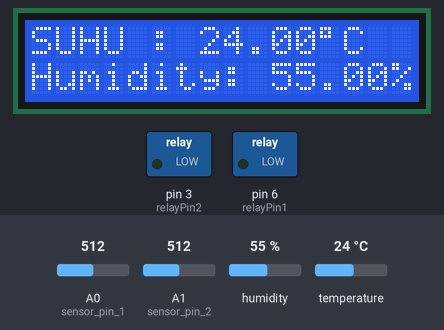
Recording of a program running on a simulated Arduino Uno, built with avr-gcc and run on an emulated ATmega328P. On the bench: 16×2 character LCD, switched loads named in the program (green lamp = pin HIGH). Inputs (shaded band) come from the test bench; at power-on: A0 (sensor_pin_1) = 512, A1 (sensor_pin_2) = 512, humidity 55 %, temperature 24 °C.

Above: at 2.6 s.
2.7 s: A0 (sensor_pin_1) set to 612
At 4.5 s:
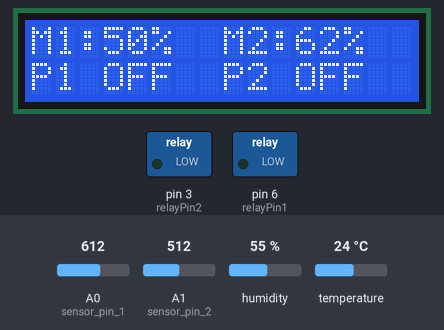
11.5 s: A0 (sensor_pin_1) set to 638
At 12.9 s:
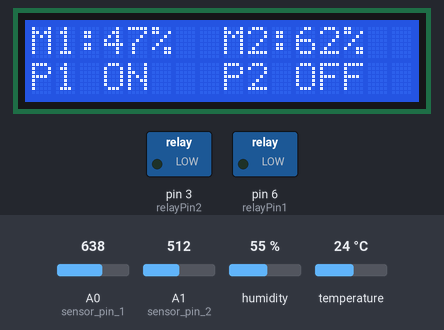
19.5 s: A1 (sensor_pin_2) set to 601
At 21.2 s:
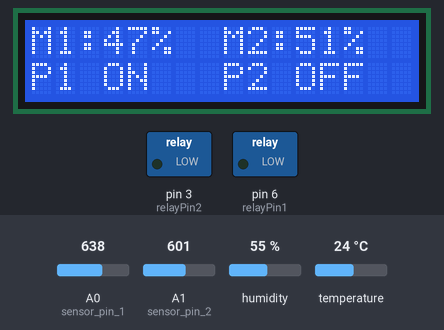
21.5 s: A1 (sensor_pin_2) set to 626
At 24.4 s:
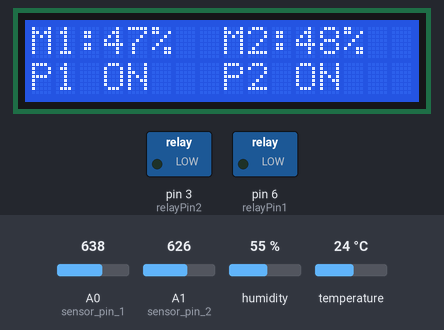
31.4 s: A0 (sensor_pin_1) set to 474
At 32.9 s:
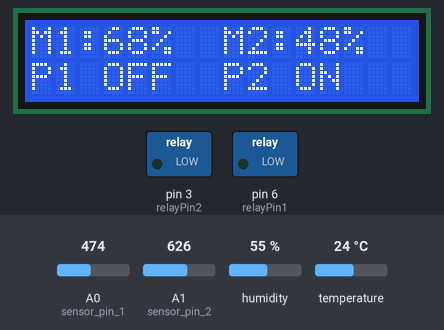
41.3 s: A0 (sensor_pin_1) set to 440
At 42.7 s:
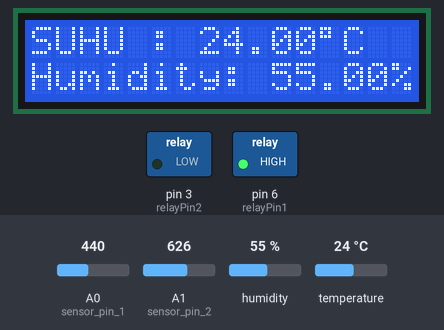
Timing chart, 0 to 44.3 s (numbered marks = the images above; inputs shaded):
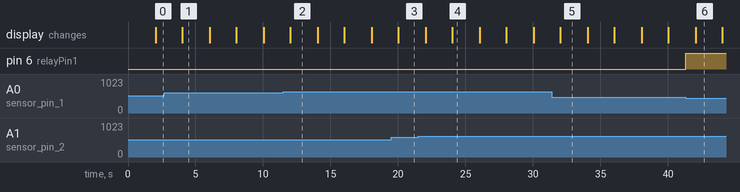

The program:

main.cpp
```cpp
#include <Arduino.h>
#include <Adafruit_Sensor.h>
#include <DHT.h>
#include <LCD_I2C.h>

#define DHTTYPE DHT11
#define DHTPIN 5
DHT dht(DHTPIN, DHTTYPE);
int sensor_pin_1 = A0; // Soil Sensor input at Analog PIN A0
int sensor_pin_2 = A1;
int output_value_1;
int output_value_2;
int relayPin1 = 6;
int relayPin2 = 3;
//float humid;
//float temp;

LCD_I2C lcd(0x27, 16, 2);

//
////threshold and safety
#define safety 2 //pump won't turn on if the mc is below 2% (since a value below 2% indicates sensor failure)
//comment out safety to disable safety feature
#define threshold 70 //pump will turn on when mc is above 70%
//change this value to your preference
////threshold and safety
//

//
////two point callib
#define callib //uncomment this for using your own calibration data (edit from line 22 to 31, replace it with you own data)

#ifdef callib //tjis value will only used if line 20 is uncommented
  #define mc1_raw_U 1024 //raw value when mc1_value_U is readed, for example, if the soil moisture is 0%, the raw value usually arround 1000
  #define mc1_raw_D 272
  #define mc1_value_U 0 //moisture content in percent when mc1_raw_U value read
  #define mc1_value_D 93 //moisture content in percent when mc1_raw_D value read

  #define mc2_raw_U 1024
  #define mc2_raw_D 265
  #define mc2_value_U 0
  #define mc2_value_D 93

#else
  #define mc1_raw_U 1024
  #define mc1_raw_D 350 //first value used is 450
  #define mc1_value_U 0
  #define mc1_value_D 100

  #define mc2_raw_U 1024
  #define mc2_raw_D 350 //first value usesd is 370
  #define mc2_value_U 0
  #define mc2_value_D 100
#endif
////end- two point callib
//

//
////void-voidan
// void dht_data(){ //uncomment this if only dht data update needed
//   float humid = dht.readHumidity();
//   float temp = dht.readTemperature();
// }

void dht_data_lcd(){
  float humid = dht.readHumidity();
  float temp = dht.readTemperature();
  lcd.clear();
  lcd.setCursor(0,0);
  lcd.print("SUHU : ");
  lcd.print(temp);
  lcd.print((char)223);
  lcd.print("C");

  lcd.setCursor(0,1);
  lcd.print("Humidity: ");
  lcd.print(humid);
  lcd.print("%");
}

void mc_data_exc(){
  output_value_1 = map(analogRead(sensor_pin_1),mc1_raw_U,mc1_raw_D,mc1_value_U,mc1_value_D);
  if(output_value_1<threshold){
    digitalWrite(relayPin1, LOW);
    #ifdef safety
    if(output_value_1<safety){
      digitalWrite(relayPin1, HIGH);
    }
    #endif
  }
  else{
    digitalWrite(relayPin1, HIGH);
  }

  output_value_2 = map(analogRead(sensor_pin_2),mc2_raw_U,mc2_raw_D,mc2_value_U,mc2_value_D);
  if(output_value_2<threshold){
    digitalWrite(relayPin2, LOW);
    #ifdef safety
    if(output_value_2<safety){
      digitalWrite(relayPin2, HIGH);
    }
    #endif
  }
  else{
    digitalWrite(relayPin2, HIGH);
  }

}

void mc_lcd(){
  lcd.clear();

  lcd.setCursor(0,0);
  lcd.print("M1:");
  lcd.print(output_value_1);
  lcd.print("% ");

  lcd.setCursor(0,1);
  if(output_value_1<50){
    lcd.print("P1 ON");
  }
  else {
    lcd.print("P1 OFF");
  }

  lcd.setCursor(8,0); // set placement for 2nd motor in LCD, since it 16char with 2 line, so set to (8,0)
  lcd.print("M2:");
  lcd.print(output_value_2);
  lcd.print("% ");

  lcd.setCursor(8,1); // set placement for 2nd motor in LCD
  if(output_value_2<50){
    digitalWrite(relayPin2, LOW);
    lcd.print("P2 ON");
  }
  else {
    digitalWrite(relayPin2, HIGH);
    lcd.print("P2 OFF");
  }

}
////void-voidan
//

void setup(){
  lcd.begin();
  Serial.begin(9600);
  lcd.backlight();
  pinMode(sensor_pin_1, INPUT);
  pinMode(relayPin1, OUTPUT);
  digitalWrite(relayPin1, HIGH);
  pinMode(sensor_pin_2, INPUT);
  pinMode(relayPin2, OUTPUT);
  digitalWrite(relayPin2, HIGH);
  dht.begin();
}

void loop(){
  mc_data_exc();
//  dht_data();

  if(millis()%2000==0){
    if(millis()%4000==0){
      mc_lcd();
    }
    else{
      dht_data_lcd();
    }
  }
//  delay(200);
}
```

Measured:
- the behaviour switches between 619 and 620 on A0 (sensor_pin_1) (found by bisection; images 1 and 2)
- the behaviour switches between 615 and 616 on A1 (sensor_pin_2) (found by bisection; images 3 and 4)
- the behaviour switches between 458 and 457 on A0 (sensor_pin_1) (found by bisection; images 5 and 6)
- after the input at 2.7 s, the display: changes after 1.3 s (image 1)
- after the input at 11.5 s, the display: changes after 0.53 s (image 2)
- after the input at 19.5 s, the display: changes after 0.53 s (image 3)
- after the input at 21.5 s, the display: first differs from a run without the input after 2.5 s (image 4)
- after the input at 31.4 s, the display: changes after 0.63 s (image 5)
- after the input at 41.3 s, pin 6 (relayPin1): LOW → HIGH at once
